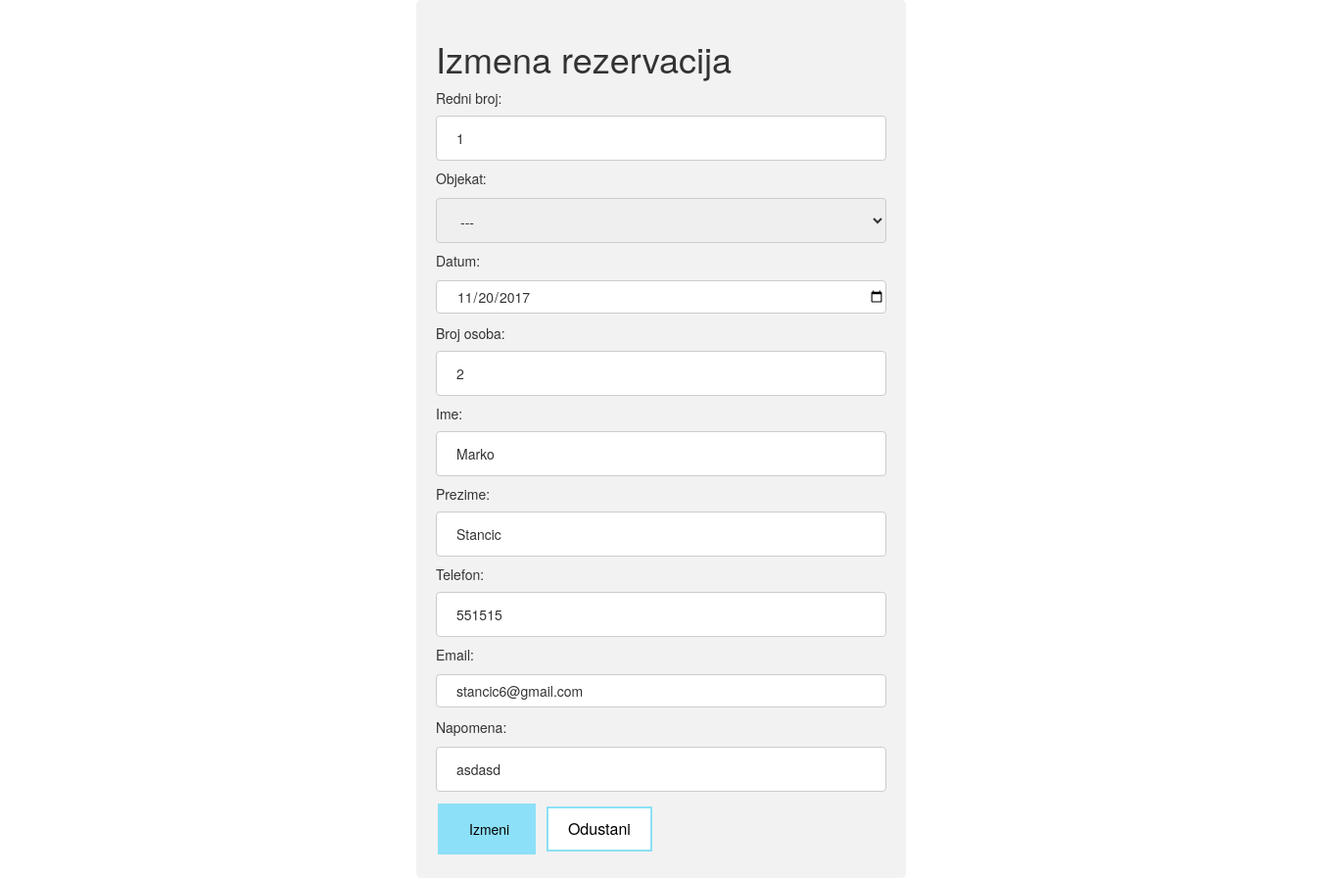
/parts/izmeni-rezervaciju.php?id=1 (signed in), run on the app's committed database.
### tables this page shows
CREATE TABLE `restoran` (
  `id` int(11) NOT NULL,
  `restoran_ime` varchar(20) NOT NULL,
  `restoran_adresa` varchar(50) NOT NULL,
  `restoran_region` varchar(20) NOT NULL,
  `restoran_tel` varchar(11) NOT NULL,
  `ukupan_broj_gostiju` int(11) NOT NULL,
  `putanja` text NOT NULL,
  `slika` text NOT NULL
);

CREATE TABLE `rezervacija` (
  `id` int(11) NOT NULL,
  `restoran_id` int(11) NOT NULL,
  `rezervacija_ime` text NOT NULL,
  `rezervacija_prezime` text NOT NULL,
  `rezervacija_tel` int(11) NOT NULL,
  `rezervacija_email` text NOT NULL,
  `broj_osoba` int(11) NOT NULL,
  `napomena` text NOT NULL,
  `datum` date NOT NULL
);

### parts/baza/DB.php (called while the page is built, shortened)
<?php
class DB {
	protected $config;
	protected $pdo = null;
	public function __construct() {
        $db_config = parse_ini_file(__DIR__ . '/baza.ini', true);
		$this->config = !empty($db_config) ? $db_config : array();
	}
	public function get($new = false) {
		if (!empty($this->pdo) && !$new) {
			return $this->pdo;
		}
		try {
			$this->pdo = new \PDO(
				sprintf('mysql:dbname=%s',
					$this->config['name']
				),
				$this->config['username'],
				$this->config['password'],
				array(
					\PDO::ATTR_PERSISTENT => false,
					\PDO::MYSQL_ATTR_INIT_COMMAND => self::MYSQL_SET_NAMES_VALUE,
					\PDO::ATTR_ERRMODE => \PDO::ERRMODE_EXCEPTION,
				)
			);
		} catch (\PDOException $e) {
			var_dump($e->getMessage());die;
		} catch (\Exception $e) {
            var_dump($e->getMessage());
			$this->pdo = null;
			die;
		}
		return $this->pdo;
	}
	public function query($sql) {
		if ($this->get()) {
			try {
				$result = $this->pdo->query($sql);
				return $result;
			} catch (\PDOException $e) {
			} catch (\Exception $e) {
			}
		} else {
            throw new \Exception('Not connected to database');
		}
		return null;
	}
	public function fetch($sql) {
		$result = $this->query($sql);
		return empty($result) ? null : $result->fetch(\PDO::FETCH_ASSOC);
	}
}

### parts/izmeni-rezervaciju.php (the view, shortened to what this page needs)
<?php
if ($_SESSION['id'] == 0) {
    loginScreen();
} else {
?>
    <!DOCTYPE html>
    <html>
    <head>
        <link rel="stylesheet" href="http://maxcdn.bootstrapcdn.com/bootstrap/3.3.5/css/bootstrap.min.css" />
        <link rel="stylesheet" href="https://cdnjs.cloudflare.com/ajax/libs/bootstrap-datetimepicker/4.17.37/css/bootstrap-datetimepicker.min.css" />
        <link rel="stylesheet" type="text/css" href="../css/bootstrap.min.css">
        <link rel="stylesheet" type="text/css" href="../css/animate.css">
        <link rel="stylesheet" type="text/css" href="../css/style.css">
        <link rel="stylesheet" type="text/css" href="../css/jquery.bxslider.css">
        <link rel="stylesheet" type="text/css" href="../css/responsive.css">
        <link rel="stylesheet" type="text/css" href="../css/ispit.css">
    </head>
    <body>
        <?php
	require_once __DIR__ . '/baza/DB.php';
    $db = new \Baza\DB();
    $id = $_GET['id'];
    $rezervacije = $db->fetch("SELECT * FROM rezervacija WHERE id = {$id};");
    $restoran = $db->fetch("SELECT * FROM restoran WHERE id = {$rezervacije['restoran_id']};");
?>
            <div class="forma">
                <h1>Izmena rezervacija</h1>
                <form action="db-izmeni-rezervaciju.php" method="post">
                    Redni broj: <input readonly type="text" name="id" value="<?php echo $id; ?>"><br/>
                    Objekat: <select name="restoran_id" id="objekat1" aria-required="true" aria-invalid="false" value="<?php echo $restoran['restoran_ime']; ?>">
                <option value="">---</option>
            </select><br/>
                    Datum: <input type='date' id='datetimepicker' class="datum" style="margin-bottom: 10px;" name="datum" value="<?php echo $rezervacije['datum']; ?>" /><br/>
                    Broj osoba: <input type="number" name="broj_osoba" value="<?php echo $rezervacije['broj_osoba']; ?>"><br/>
                    Ime: <input type="text" name="rezervacija_ime" value="<?php echo $rezervacije['rezervacija_ime']; ?>"><br/>
                    Prezime: <input type="text" name="rezervacija_prezime" value="<?php echo $rezervacije['rezervacija_prezime']; ?>"><br/>
                    Telefon: <input type="number" name="rezervacija_tel" value="<?php echo $rezervacije['rezervacija_tel']; ?>"><br/>
                    Email: <input type="email" name="rezervacija_email" id="email3" value="<?php echo $rezervacije['rezervacija_email']; ?>"><br/>
                    Napomena: <input type="text" name="napomena" id="napomena1" value="<?php echo $rezervacije['napomena']; ?>"><br/>
                    <input type="submit" value="Izmeni">
                    <a href="pregled-rezervacija.php" id="dugme2">Odustani</a>
                </form>
            </div>
            <?php
}
?>
    </body>
    </html>

### css/style.css (style rules this page uses)
a { text-decoration: none; list-style: none; }
.forma { width: 645px; border-radius: 5px; background-color: #f2f2f2; padding: 20px; }
#email3 { width: 460px; height: 34px; border: 1px solid #ccc; border-radius: 4px; margin-left: 0; margin-top: 10px; padding-left: 20px; margin-bottom: 10px; }
#napomena1 { width: 460px; max-width: 460px; height: 46px; border: 1px solid #ccc; border-radius: 4px; margin-left: 0; margin-top: 10px; }
#objekat1 { width: 460px; height: 46px; border: 1px solid #ccc; border-radius: 4px; margin-left: 0; margin-top: 10px; }
.datum { width: 460px; height: 34px; border: 1px solid #ccc; border-radius: 4px; margin-left: 0; margin-top: 10px; padding-left: 20px; }

### css/ispit.css (style rules this page uses)
* { margin: 0 auto; top: 70%; }
body { width: 1350px; }
.forma { width: 500px; border-radius: 5px; background-color: #f2f2f2; padding: 20px; }
input[type=text], input[type=number], input[type=datetime-local], select { width: 100%; padding: 12px 20px; margin: 8px 0; display: inline-block; border: 1px solid #ccc; border-radius: 4px; box-sizing: border-box; }
input[type=button], input[type=submit] { width: 100px; background-color: #8ce0f7; border: none; color: #000; padding: 16px 32px; text-decoration: none; margin: 4px 2px; cursor: pointer; }
#dugme2 { background-color: white; color: black; border: 2px solid #8ce0f7; padding: 10px 20px; text-align: center; text-decoration: none; display: inline-block; font-size: 16px; margin-left: 5px; }

### data on the page
rezervacija: datum "11/20/2017", broj_osoba "2", rezervacija_ime "Marko", rezervacija_prezime "Stancic", rezervacija_tel "551515", rezervacija_email "stancic6@gmail.com", napomena "asdasd"
